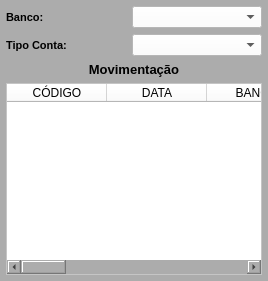
        <widget class="QWidget" name="widget_15" native="true">
         <property name="styleSheet">
          <string notr="true">background-color: rgb(172, 172, 172);</string>
         </property>
         <layout class="QVBoxLayout" name="verticalLayout_3">
          <property name="leftMargin">
           <number>6</number>
          </property>
          <property name="topMargin">
           <number>6</number>
          </property>
          <property name="rightMargin">
           <number>6</number>
          </property>
          <property name="bottomMargin">
           <number>6</number>
          </property>
          <item>
           <widget class="QWidget" name="widget_17" native="true">
            <property name="maximumSize">
             <size>
              <width>16777215</width>
              <height>25</height>
             </size>
            </property>
            <layout class="QHBoxLayout" name="horizontalLayout_11">
             <property name="leftMargin">
              <number>0</number>
             </property>
             <property name="topMargin">
              <number>0</number>
             </property>
             <property name="rightMargin">
              <number>0</number>
             </property>
             <property name="bottomMargin">
              <number>0</number>
             </property>
             <item>
              <widget class="QLabel" name="label_17">
               <property name="minimumSize">
                <size>
                 <width>0</width>
                 <height>0</height>
                </size>
               </property>
               <property name="maximumSize">
                <size>
                 <width>120</width>
                 <height>16777215</height>
                </size>
               </property>
               <property name="font">
                <font>
                 <pointsize>8</pointsize>
                 <weight>75</weight>
                 <bold>true</bold>
                </font>
               </property>
               <property name="text">
                <string>Banco:</string>
               </property>
              </widget>
             </item>
             <item>
              <widget class="QComboBox" name="combo_Consulta_Banco">
               <property name="sizePolicy">
                <sizepolicy hsizetype="Preferred" vsizetype="Preferred">
                 <horstretch>0</horstretch>
                 <verstretch>0</verstretch>
                </sizepolicy>
               </property>
               <property name="minimumSize">
                <size>
                 <width>0</width>
                 <height>0</height>
                </size>
               </property>
               <property name="maximumSize">
                <size>
                 <width>16777215</width>
                 <height>16777215</height>
                </size>
               </property>
               <property name="font">
                <font>
                 <pointsize>8</pointsize>
                 <weight>50</weight>
                 <bold>false</bold>
                </font>
               </property>
               <property name="styleSheet">
                <string notr="true">background-color: rgb(255, 255, 255);</string>
               </property>
               <item>
                <property name="text">
                 <string/>
                </property>
               </item>
              </widget>
             </item>
            </layout>
           </widget>
          </item>
          <item>
           <widget class="QWidget" name="widget_16" native="true">
            <property name="maximumSize">
             <size>
              <width>16777215</width>
              <height>25</height>
             </size>
            </property>
            <layout class="QHBoxLayout" name="horizontalLayout_10">
             <property name="leftMargin">
              <number>0</number>
             </property>
             <property name="topMargin">
              <number>0</number>
             </property>
             <property name="rightMargin">
              <number>0</number>
             </property>
             <property name="bottomMargin">
              <number>0</number>
             </property>
             <item>
              <widget class="QLabel" name="label_9">
               <property name="minimumSize">
                <size>
                 <width>0</width>
                 <height>0</height>
                </size>
               </property>
               <property name="maximumSize">
                <size>
                 <width>120</width>
                 <height>16777215</height>
                </size>
               </property>
               <property name="font">
                <font>
                 <pointsize>8</pointsize>
                 <weight>75</weight>
                 <bold>true</bold>
                </font>
               </property>
               <property name="text">
                <string>Tipo Conta:</string>
               </property>
              </widget>
             </item>
             <item>
              <widget class="QComboBox" name="combo_Consulta_Tipo">
               <property name="sizePolicy">
                <sizepolicy hsizetype="Preferred" vsizetype="Preferred">
                 <horstretch>0</horstretch>
                 <verstretch>0</verstretch>
                </sizepolicy>
               </property>
               <property name="minimumSize">
                <size>
                 <width>0</width>
                 <height>0</height>
                </size>
               </property>
               <property name="maximumSize">
                <size>
                 <width>16777215</width>
                 <height>16777215</height>
                </size>
               </property>
               <property name="styleSheet">
                <string notr="true">background-color: rgb(255, 255, 255);</string>
               </property>
               <item>
                <property name="text">
                 <string/>
                </property>
               </item>
              </widget>
             </item>
            </layout>
           </widget>
          </item>
          <item>
           <widget class="QLabel" name="label_5">
            <property name="minimumSize">
             <size>
              <width>0</width>
              <height>0</height>
             </size>
            </property>
            <property name="maximumSize">
             <size>
              <width>16777215</width>
              <height>25</height>
             </size>
            </property>
            <property name="font">
             <font>
              <pointsize>10</pointsize>
              <weight>75</weight>
              <bold>true</bold>
             </font>
            </property>
            <property name="text">
             <string>Movimentação</string>
            </property>
            <property name="alignment">
             <set>Qt::AlignCenter</set>
            </property>
           </widget>
          </item>
          <item>
           <widget class="QTableWidget" name="table_Lista">
            <property name="sizePolicy">
             <sizepolicy hsizetype="Preferred" vsizetype="Preferred">
              <horstretch>0</horstretch>
              <verstretch>0</verstretch>
             </sizepolicy>
            </property>
            <property name="font">
             <font>
              <pointsize>7</pointsize>
             </font>
            </property>
            <property name="styleSheet">
             <string notr="true">background-color: rgb(255, 255, 255);</string>
            </property>
            <column>
             <property name="text">
              <string>CÓDIGO</string>
             </property>
            </column>
            <column>
             <property name="text">
              <string>DATA</string>
             </property>
            </column>
            <column>
             <property name="text">
              <string>BANCO</string>
             </property>
            </column>
            <column>
             <property name="text">
              <string>TIPO CONTA</string>
             </property>
            </column>
            <column>
             <property name="text">
              <string>CATEGORIA</string>
             </property>
            </column>
            <column>
             <property name="text">
              <string>ENTRADA</string>
             </property>
            </column>
            <column>
             <property name="text">
              <string>SAÍDA</string>
             </property>
            </column>
            <column>
             <property name="text">
              <string>ESTABEL.</string>
             </property>
            </column>
            <column>
             <property name="text">
              <string>CIDADE</string>
             </property>
            </column>
            <column>
             <property name="text">
              <string>OBS</string>
             </property>
            </column>
           </widget>
          </item>
         </layout>
        </widget>
